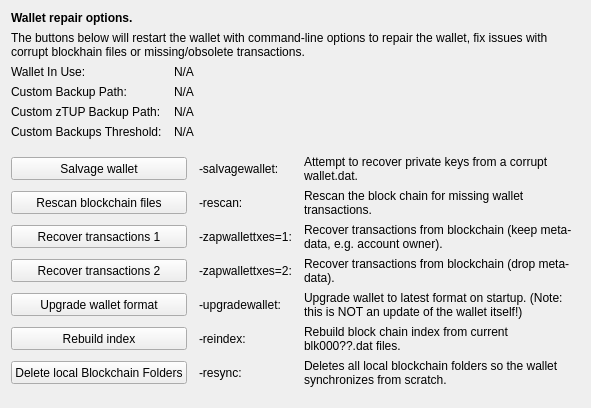
     <widget class="QWidget" name="tab_repair">
      <attribute name="title">
       <string>&amp;Wallet Repair</string>
      </attribute>
      <layout class="QGridLayout" name="gridLayout_4" columnstretch="0,0,0,0">
       <property name="horizontalSpacing">
        <number>12</number>
       </property>
       <item row="0" column="0" colspan="4">
        <widget class="QLabel" name="label_repair_header">
         <property name="font">
          <font>
           <weight>75</weight>
           <bold>true</bold>
          </font>
         </property>
         <property name="text">
          <string>Wallet repair options.</string>
         </property>
        </widget>
       </item>
       <item row="1" column="0" colspan="4">
        <widget class="QLabel" name="label_repair_helptext">
         <property name="font">
          <font>
           <weight>50</weight>
           <bold>false</bold>
          </font>
         </property>
         <property name="text">
          <string>The buttons below will restart the wallet with command-line options to repair the wallet, fix issues with corrupt blockhain files or missing/obsolete transactions.</string>
         </property>
         <property name="wordWrap">
          <bool>true</bool>
         </property>
        </widget>
       </item>
       <item row="2" column="0">
        <widget class="QLabel" name="wallet_path_label">
         <property name="text">
          <string>Wallet In Use:</string>
         </property>
        </widget>
       </item>
       <item row="2" column="1" colspan="3">
        <widget class="QLabel" name="wallet_path">
         <property name="cursor">
          <cursorShape>IBeamCursor</cursorShape>
         </property>
         <property name="text">
          <string>N/A</string>
         </property>
         <property name="textFormat">
          <enum>Qt::PlainText</enum>
         </property>
         <property name="textInteractionFlags">
          <set>Qt::LinksAccessibleByMouse|Qt::TextSelectableByKeyboard|Qt::TextSelectableByMouse</set>
         </property>
        </widget>
       </item>
       <item row="3" column="0">
        <widget class="QLabel" name="wallet_custombackuppath_label">
         <property name="visible">
          <bool>false</bool>
         </property>
         <property name="text">
          <string>Custom Backup Path:</string>
         </property>
        </widget>
       </item>
       <item row="3" column="1" colspan="3">
        <widget class="QLabel" name="wallet_custombackuppath">
         <property name="cursor">
          <cursorShape>IBeamCursor</cursorShape>
         </property>
         <property name="visible">
          <bool>false</bool>
         </property>
         <property name="text">
          <string>N/A</string>
         </property>
         <property name="textFormat">
          <enum>Qt::PlainText</enum>
         </property>
         <property name="textInteractionFlags">
          <set>Qt::LinksAccessibleByMouse|Qt::TextSelectableByKeyboard|Qt::TextSelectableByMouse</set>
         </property>
        </widget>
       </item>
       <item row="4" column="0">
        <widget class="QLabel" name="wallet_customztupbackuppath_label">
         <property name="visible">
          <bool>false</bool>
         </property>
         <property name="text">
          <string>Custom zTUP Backup Path:</string>
         </property>
        </widget>
       </item>
       <item row="4" column="1" colspan="3">
        <widget class="QLabel" name="wallet_customztupbackuppath">
         <property name="cursor">
          <cursorShape>IBeamCursor</cursorShape>
         </property>
         <property name="visible">
          <bool>false</bool>
         </property>
         <property name="text">
          <string>N/A</string>
         </property>
         <property name="textFormat">
          <enum>Qt::PlainText</enum>
         </property>
         <property name="textInteractionFlags">
          <set>Qt::LinksAccessibleByMouse|Qt::TextSelectableByKeyboard|Qt::TextSelectableByMouse</set>
         </property>
        </widget>
       </item>
       <item row="5" column="0">
        <widget class="QLabel" name="wallet_custombackupthreshold_label">
         <property name="visible">
          <bool>false</bool>
         </property>
         <property name="text">
          <string>Custom Backups Threshold:</string>
         </property>
        </widget>
       </item>
       <item row="5" column="1" colspan="3">
        <widget class="QLabel" name="wallet_custombackupthreshold">
         <property name="cursor">
          <cursorShape>IBeamCursor</cursorShape>
         </property>
         <property name="visible">
          <bool>false</bool>
         </property>
         <property name="text">
          <string>N/A</string>
         </property>
         <property name="textFormat">
          <enum>Qt::PlainText</enum>
         </property>
         <property name="textInteractionFlags">
          <set>Qt::LinksAccessibleByMouse|Qt::TextSelectableByKeyboard|Qt::TextSelectableByMouse</set>
         </property>
        </widget>
       </item>
       <item row="6" column="0">
        <spacer name="verticalSpacer_repair1">
         <property name="orientation">
          <enum>Qt::Vertical</enum>
         </property>
         <property name="sizeHint" stdset="0">
          <size>
           <width>10</width>
           <height>10</height>
          </size>
         </property>
        </spacer>
       </item>
       <item row="7" column="0" colspan="2">
        <widget class="QPushButton" name="btn_salvagewallet">
         <property name="minimumSize">
          <size>
           <width>100</width>
           <height>23</height>
          </size>
         </property>
         <property name="text">
          <string>Salvage wallet</string>
         </property>
        </widget>
       </item>
       <item row="7" column="2">
        <widget class="QLabel" name="label_repair_salvage_command">
         <property name="text">
          <string notr="true">-salvagewallet:</string>
         </property>
        </widget>
       </item>
       <item row="7" column="3">
        <widget class="QLabel" name="label_repair_salvage">
         <property name="text">
          <string>Attempt to recover private keys from a corrupt wallet.dat.</string>
         </property>
         <property name="wordWrap">
          <bool>true</bool>
         </property>
        </widget>
       </item>
       <item row="8" column="0" colspan="2">
        <widget class="QPushButton" name="btn_rescan">
         <property name="minimumSize">
          <size>
           <width>100</width>
           <height>23</height>
          </size>
         </property>
         <property name="text">
          <string>Rescan blockchain files</string>
         </property>
        </widget>
       </item>
       <item row="8" column="2">
        <widget class="QLabel" name="label_repair_rescan_command">
         <property name="text">
          <string notr="true">-rescan:</string>
         </property>
        </widget>
       </item>
       <item row="8" column="3">
        <widget class="QLabel" name="label_repair_rescan">
         <property name="text">
          <string>Rescan the block chain for missing wallet transactions.</string>
         </property>
         <property name="wordWrap">
          <bool>true</bool>
         </property>
        </widget>
       </item>
       <item row="9" column="0" colspan="2">
        <widget class="QPushButton" name="btn_zapwallettxes1">
         <property name="minimumSize">
          <size>
           <width>100</width>
           <height>23</height>
          </size>
         </property>
         <property name="text">
          <string>Recover transactions 1</string>
         </property>
        </widget>
       </item>
       <item row="9" column="2">
        <widget class="QLabel" name="label_repair_zap1_command">
         <property name="text">
          <string notr="true">-zapwallettxes=1:</string>
         </property>
        </widget>
       </item>
       <item row="9" column="3">
        <widget class="QLabel" name="label_repair_zap1">
         <property name="text">
          <string>Recover transactions from blockchain (keep meta-data, e.g. account owner).</string>
         </property>
         <property name="wordWrap">
          <bool>true</bool>
         </property>
        </widget>
       </item>
       <item row="10" column="0" colspan="2">
        <widget class="QPushButton" name="btn_zapwallettxes2">
         <property name="minimumSize">
          <size>
           <width>100</width>
           <height>23</height>
          </size>
         </property>
         <property name="text">
          <string>Recover transactions 2</string>
         </property>
        </widget>
       </item>
       <item row="10" column="2">
        <widget class="QLabel" name="label_repair_zap2_command">
         <property name="text">
          <string notr="true">-zapwallettxes=2:</string>
         </property>
        </widget>
       </item>
       <item row="10" column="3">
        <widget class="QLabel" name="label_repair_zap2">
         <property name="text">
          <string>Recover transactions from blockchain (drop meta-data).</string>
         </property>
         <property name="wordWrap">
          <bool>true</bool>
         </property>
        </widget>
       </item>
       <item row="11" column="0" colspan="2">
        <widget class="QPushButton" name="btn_upgradewallet">
         <property name="minimumSize">
          <size>
           <width>100</width>
           <height>23</height>
          </size>
         </property>
         <property name="text">
          <string>Upgrade wallet format</string>
         </property>
        </widget>
       </item>
       <item row="11" column="2">
        <widget class="QLabel" name="label_repair_upgrade_command">
         <property name="text">
          <string notr="true">-upgradewallet:</string>
         </property>
        </widget>
       </item>
       <item row="11" column="3">
        <widget class="QLabel" name="label_repair_upgrade">
         <property name="text">
          <string>Upgrade wallet to latest format on startup. (Note: this is NOT an update of the wallet itself!)</string>
         </property>
         <property name="wordWrap">
          <bool>true</bool>
         </property>
        </widget>
       </item>
       <item row="12" column="0" colspan="2">
        <widget class="QPushButton" name="btn_reindex">
         <property name="minimumSize">
          <size>
           <width>100</width>
           <height>23</height>
          </size>
         </property>
         <property name="text">
          <string>Rebuild index</string>
         </property>
        </widget>
       </item>
       <item row="12" column="2">
        <widget class="QLabel" name="label_repair_reindex_command">
         <property name="text">
          <string notr="true">-reindex:</string>
         </property>
        </widget>
       </item>
       <item row="12" column="3">
        <widget class="QLabel" name="label_repair_reindex">
         <property name="text">
          <string>Rebuild block chain index from current blk000??.dat files.</string>
         </property>
         <property name="wordWrap">
          <bool>true</bool>
         </property>
        </widget>
       </item>
       <item row="13" column="0" colspan="2">
        <widget class="QPushButton" name="btn_resync">
         <property name="minimumSize">
          <size>
           <width>100</width>
           <height>23</height>
          </size>
         </property>
         <property name="text">
          <string>Delete local Blockchain Folders</string>
         </property>
        </widget>
       </item>
       <item row="13" column="2">
        <widget class="QLabel" name="label_repair_resync_command">
         <property name="text">
          <string>-resync:</string>
         </property>
        </widget>
       </item>
       <item row="13" column="3">
        <widget class="QLabel" name="label_repair_resync">
         <property name="text">
          <string>Deletes all local blockchain folders so the wallet synchronizes from scratch.</string>
         </property>
         <property name="wordWrap">
          <bool>true</bool>
         </property>
        </widget>
       </item>
       <item row="14" column="0">
        <spacer name="verticalSpacer_repair2">
         <property name="orientation">
          <enum>Qt::Vertical</enum>
         </property>
         <property name="sizeHint" stdset="0">
          <size>
           <width>20</width>
           <height>10</height>
          </size>
         </property>
        </spacer>
       </item>
      </layout>
     </widget>
